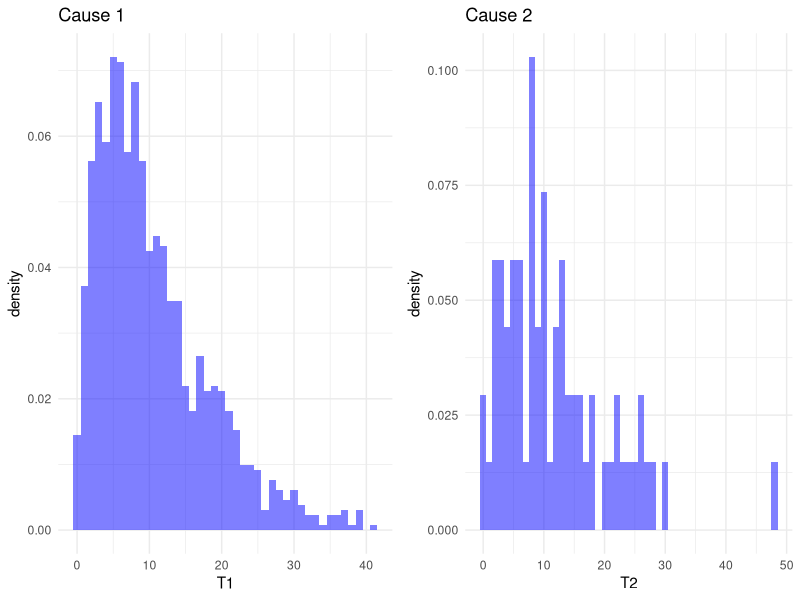

This figure's R source:
## ---- chunk 1
knitr::opts_chunk$set(echo = TRUE)
# Libraries
library(gridExtra)
library(tidyverse)
## ---- chunk 2
n <- 1700

X0 <- rbinom(n, 1, 0.1627)
X1 <- rpois(n, 35)
L0 <- cbind(X0, X1)

# Effekt
alpha <- c(0, 0)
beta <- c(0.5816, -0.1)
## ---- chunk 3
# Parameters
lambda <- 0.0271
v <- 1.3841

# Specify hazard functions
weib_haz <- function(t) lambda * v * t ^ (v - 1)
weib_cum_haz <- function(t) lambda * t ^ v 

# Cause specific hazard functions
haz1 <- function(t) weib_haz(t) * exp(L0 %*% alpha)
haz2 <- function(t) weib_haz(t) * exp(L0 %*% beta)
## ---- chunk 4
# CDF of time to any event T
F_func <- function(t, x) {
  1 - exp( - (weib_cum_haz(t) * exp(t(alpha) %*% x) + 
            weib_cum_haz(t) * exp(t(beta) %*% x)))
}

# Inverse of the distribution function

inverse_F <- function(p, x, lower_bound = 0, upper_bound = 100) {
  # Define the root-finding function (F(t) - p)
  root_function <- function(t) {
    F_func(t, x) - p
  }
  # Use uniroot to find the value of t such that F(t) = y
  result <- uniroot(root_function, lower = lower_bound, upper = upper_bound)
  
  # Return the value of t
  return(result$root)
}
## ---- chunk 5
# Simulating uniform random variables
Z <- runif(n)
# Simulating event times
Ts <-  numeric(n)
for(i in 1:n){
  Ts[i] <- inverse_F(p = Z[i], x = L0[i,])
}

# Simulating censoring
censoring_time <- rweibull(n, 1.3841, 1/0.0271)
# The event variable
event <- ifelse(Ts <= censoring_time, 1, 0)
## ---- chunk 6
# The probability of cause of event being 1
p1 <- haz1(Ts) / (haz1(Ts) + haz2(Ts))

cause_type <- ifelse(event == 1, rbinom(n, 1, 1 - p1) + 1, 0) # 1 indicates cause 1, 2 indicates cause of event being 2

# Cause specific event times
T1 <- Ts[cause_type == 1]
T2 <- Ts[cause_type == 2]
## ---- chunk 7
plot_1 <- ggplot(data = data.frame(T1 = T1), aes(x = T1, y = ..density..)) + 
  geom_histogram(binwidth = 1, fill = "blue", alpha = 0.5) + 
  theme_minimal()+
  labs(title = "Cause 1")

plot_2 <- ggplot(data = data.frame(T2 = T2), aes(x = T2, y = ..density..)) + 
  geom_histogram(binwidth = 1, fill = "blue", alpha = 0.5) + 
  theme_minimal()+
  labs(title = "Cause 2")

grid.arrange(plot_1, plot_2, ncol = 2)
## ---- chunk 8
tibble(
  Id = n,
  X0 = X0,
  X1 = X1,
  "Time to event" = Ts,
  "Cause" = cause_type
)
## ---- chunk 9
N <- 100
## ---- chunk 10
eta <- 0.1
nu <- 1.2
## ---- chunk 11
# Effects
alpha <- c("a" = 0.1, "d" = 0.2, "c" = 0.3)


lambda <- function(t, x, k) {
  eta * nu * t ^ (nu - 1) * phi(t, x, k)
}

phi <- function(t, x, k) {
  if(x == "a" & k == 2){
    return(0)
  }
  exp(L0 * alpha[x])
}
## ---- chunk 12
sum_cum_haz <- function(u, t, k) {
  term <- eta * (phi(t,"a",k) + phi(t, "d", k) + phi(t, "c", k))
  term * ((t + u) ^ nu - t ^ nu)
}

sum_cum_haz_inv <- function(u, t, k) {
  term <- eta * (phi(t,"a",k) + phi(t, "d", k) + phi(t, "c", k))
  ((u + term * t ^ nu) / term ) ^ (1/nu) - t
}
## ---- chunk 13
probs <- function(t, k){
  summ <- phi(t,"a",k) + phi(t, "d", k) + phi(t, "c", k)
  c(phi(t, "a", k) / summ, phi(t, "d", k) / summ, phi(t, "c", k) / summ)
} 
## ---- chunk 14
res <- tibble(ID = numeric(), L0 = numeric(), Time = numeric(), Delta = numeric())

set.seed(98)

for(j in 1:N){
  
  # Draw
  L0 <- runif(1)
  
  # Initialize
  T_k1 <- 0
  Delta <- 0
  
  # Iterate
  
  Ts <- c()
  Deltas <- c()
  k <- 1
  
  while(Delta == 0){
    V <- runif(1)
    W_k1 <- sum_cum_haz_inv(-log(V), L0, k)
    T_k1 <- T_k1 + W_k1
    Ts[k] <- T_k1
    Deltas[k] <- sample(c(0,1,2), size = 1, prob = probs(T_k1, k))
    print(probs(T_k1, k))
    Delta <- Deltas[k]
    k <- k + 1
  }
  
  jth_res <- tibble(ID = rep(j, length(Ts)), 
                    L0 = rep(L0,length(Ts)), 
                    Time = Ts, 
                    Delta = Deltas) 
  res <- bind_rows(res, jth_res)
}

res

table(res$Delta)
## ---- chunk 15
N <- 100
eta <- 0.1
nu <- 1.2
alpha <- c("a" = 0.1, "d" = 0.2, "c" = 0.3)

sur_sim <- function(N, alpha, eta, nu) {
  
  # Intensities

  phi <- function(t, x, k) {
    if(x == "a" & k == 2){
      return(0)
    }
    exp(L0 * alpha[x])
  }
  
  # Inverse Summed Cumulative hazard

  sum_cum_haz_inv <- function(u, t, k) {
    term <- eta * (phi(t,"a",k) + phi(t, "d", k) + phi(t, "c", k))
    ((u + term * t ^ nu) / term ) ^ (1/nu) - t
  }
  
  # Event probabilities
  probs <- function(t, k){
    summ <- phi(t,"a",k) + phi(t, "d", k) + phi(t, "c", k)
    c(phi(t, "a", k) / summ, phi(t, "d", k) / summ, phi(t, "c", k) / summ)
  }
  
  # Simulation
  res <- tibble(ID = numeric(), L0 = numeric(), Time = numeric(), Delta = numeric())

  for(j in 1:N){
    
    # Draw
    L0 <- runif(1)
    
    # Initialize
    T_k1 <- 0
    Delta <- 0
    
    # Iterate
    Ts <- c()
    Deltas <- c()
    k <- 1
    
    while(Delta == 0){
      V <- runif(1)
      W_k1 <- sum_cum_haz_inv(-log(V), L0, k)
      T_k1 <- T_k1 + W_k1
      Ts[k] <- T_k1
      Deltas[k] <- sample(c(0,1,2), size = 1, prob = probs(T_k1, k))
      Delta <- Deltas[k]
      k <- k + 1
    }
    
    jth_res <- tibble(ID = rep(j, length(Ts)), 
                      L0 = rep(L0,length(Ts)), 
                      Time = Ts, 
                      Delta = Deltas) 
    res <- bind_rows(res, jth_res)
  }
  return(res)
}
## ---- chunk 16
sur_sim(N, alpha, eta, nu)
